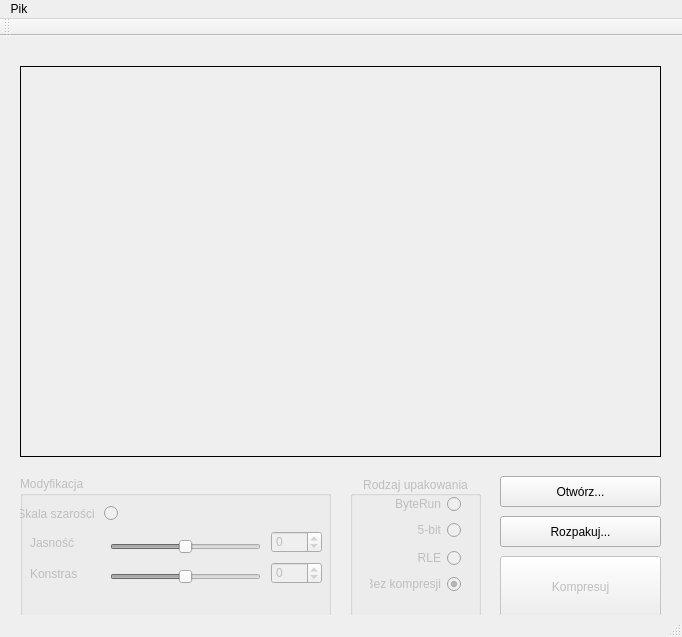
<?xml version="1.0" encoding="UTF-8"?>
<ui version="4.0">
 <class>MainWindow</class>
 <widget class="QMainWindow" name="MainWindow">
  <property name="windowModality">
   <enum>Qt::NonModal</enum>
  </property>
  <property name="geometry">
   <rect>
    <x>0</x>
    <y>0</y>
    <width>682</width>
    <height>637</height>
   </rect>
  </property>
  <property name="sizePolicy">
   <sizepolicy hsizetype="Preferred" vsizetype="Preferred">
    <horstretch>0</horstretch>
    <verstretch>0</verstretch>
   </sizepolicy>
  </property>
  <property name="minimumSize">
   <size>
    <width>682</width>
    <height>637</height>
   </size>
  </property>
  <property name="maximumSize">
   <size>
    <width>682</width>
    <height>637</height>
   </size>
  </property>
  <property name="windowTitle">
   <string>Szmik Compresser v1.0</string>
  </property>
  <widget class="QWidget" name="centralWidget">
   <widget class="QGroupBox" name="groupBox">
    <property name="enabled">
     <bool>false</bool>
    </property>
    <property name="geometry">
     <rect>
      <x>20</x>
      <y>440</y>
      <width>311</width>
      <height>141</height>
     </rect>
    </property>
    <property name="title">
     <string>Modyfikacja</string>
    </property>
    <widget class="QRadioButton" name="radioButton">
     <property name="geometry">
      <rect>
       <x>-52</x>
       <y>27</y>
       <width>150</width>
       <height>21</height>
      </rect>
     </property>
     <property name="layoutDirection">
      <enum>Qt::RightToLeft</enum>
     </property>
     <property name="text">
      <string>Skala szarości </string>
     </property>
    </widget>
    <widget class="QSlider" name="horizontalSlider">
     <property name="geometry">
      <rect>
       <x>90</x>
       <y>60</y>
       <width>151</width>
       <height>22</height>
      </rect>
     </property>
     <property name="minimum">
      <number>-255</number>
     </property>
     <property name="maximum">
      <number>255</number>
     </property>
     <property name="orientation">
      <enum>Qt::Horizontal</enum>
     </property>
    </widget>
    <widget class="QSlider" name="horizontalSlider_2">
     <property name="geometry">
      <rect>
       <x>90</x>
       <y>90</y>
       <width>151</width>
       <height>22</height>
      </rect>
     </property>
     <property name="minimum">
      <number>-255</number>
     </property>
     <property name="maximum">
      <number>255</number>
     </property>
     <property name="orientation">
      <enum>Qt::Horizontal</enum>
     </property>
    </widget>
    <widget class="QLabel" name="label">
     <property name="geometry">
      <rect>
       <x>10</x>
       <y>60</y>
       <width>47</width>
       <height>13</height>
      </rect>
     </property>
     <property name="text">
      <string>Jasność</string>
     </property>
    </widget>
    <widget class="QLabel" name="label_2">
     <property name="geometry">
      <rect>
       <x>10</x>
       <y>90</y>
       <width>47</width>
       <height>16</height>
      </rect>
     </property>
     <property name="text">
      <string>Konstras</string>
     </property>
    </widget>
    <widget class="QSpinBox" name="spinBox">
     <property name="geometry">
      <rect>
       <x>251</x>
       <y>55</y>
       <width>51</width>
       <height>22</height>
      </rect>
     </property>
     <property name="minimum">
      <number>-255</number>
     </property>
     <property name="maximum">
      <number>255</number>
     </property>
    </widget>
    <widget class="QSpinBox" name="spinBox_2">
     <property name="geometry">
      <rect>
       <x>251</x>
       <y>86</y>
       <width>51</width>
       <height>22</height>
      </rect>
     </property>
     <property name="minimum">
      <number>-255</number>
     </property>
     <property name="maximum">
      <number>255</number>
     </property>
    </widget>
    <widget class="QLineEdit" name="lineEdit">
     <property name="geometry">
      <rect>
       <x>1440</x>
       <y>-290</y>
       <width>113</width>
       <height>20</height>
      </rect>
     </property>
    </widget>
   </widget>
   <widget class="QGroupBox" name="groupBox_2">
    <property name="enabled">
     <bool>false</bool>
    </property>
    <property name="geometry">
     <rect>
      <x>350</x>
      <y>440</y>
      <width>131</width>
      <height>141</height>
     </rect>
    </property>
    <property name="title">
     <string>Rodzaj upakowania</string>
    </property>
    <property name="alignment">
     <set>Qt::AlignCenter</set>
    </property>
    <widget class="QRadioButton" name="radioButton_2">
     <property name="geometry">
      <rect>
       <x>30</x>
       <y>20</y>
       <width>81</width>
       <height>16</height>
      </rect>
     </property>
     <property name="layoutDirection">
      <enum>Qt::RightToLeft</enum>
     </property>
     <property name="text">
      <string>ByteRun</string>
     </property>
    </widget>
    <widget class="QRadioButton" name="radioButton_3">
     <property name="geometry">
      <rect>
       <x>30</x>
       <y>46</y>
       <width>81</width>
       <height>16</height>
      </rect>
     </property>
     <property name="layoutDirection">
      <enum>Qt::RightToLeft</enum>
     </property>
     <property name="text">
      <string>5-bit</string>
     </property>
    </widget>
    <widget class="QRadioButton" name="radioButton_4">
     <property name="geometry">
      <rect>
       <x>30</x>
       <y>74</y>
       <width>81</width>
       <height>16</height>
      </rect>
     </property>
     <property name="layoutDirection">
      <enum>Qt::RightToLeft</enum>
     </property>
     <property name="text">
      <string>RLE</string>
     </property>
    </widget>
    <widget class="QRadioButton" name="radioButton_5">
     <property name="geometry">
      <rect>
       <x>20</x>
       <y>100</y>
       <width>91</width>
       <height>16</height>
      </rect>
     </property>
     <property name="layoutDirection">
      <enum>Qt::RightToLeft</enum>
     </property>
     <property name="text">
      <string>Bez kompresji</string>
     </property>
     <property name="checkable">
      <bool>true</bool>
     </property>
     <property name="checked">
      <bool>true</bool>
     </property>
    </widget>
   </widget>
   <widget class="QPushButton" name="pushButton">
    <property name="geometry">
     <rect>
      <x>500</x>
      <y>440</y>
      <width>161</width>
      <height>31</height>
     </rect>
    </property>
    <property name="text">
     <string>Otwórz...</string>
    </property>
   </widget>
   <widget class="QPushButton" name="pushButton_2">
    <property name="enabled">
     <bool>false</bool>
    </property>
    <property name="geometry">
     <rect>
      <x>500</x>
      <y>520</y>
      <width>161</width>
      <height>61</height>
     </rect>
    </property>
    <property name="text">
     <string>Kompresuj</string>
    </property>
    <property name="checkable">
     <bool>false</bool>
    </property>
   </widget>
   <widget class="QLabel" name="label_3">
    <property name="geometry">
     <rect>
      <x>20</x>
      <y>30</y>
      <width>641</width>
      <height>391</height>
     </rect>
    </property>
    <property name="frameShape">
     <enum>QFrame::Box</enum>
    </property>
    <property name="text">
     <string/>
    </property>
    <property name="alignment">
     <set>Qt::AlignCenter</set>
    </property>
   </widget>
   <widget class="QPushButton" name="pushButton_3">
    <property name="geometry">
     <rect>
      <x>500</x>
      <y>480</y>
      <width>161</width>
      <height>31</height>
     </rect>
    </property>
    <property name="text">
     <string>Rozpakuj...</string>
    </property>
   </widget>
  </widget>
  <widget class="QMenuBar" name="menuBar">
   <property name="geometry">
    <rect>
     <x>0</x>
     <y>0</y>
     <width>682</width>
     <height>21</height>
    </rect>
   </property>
   <widget class="QMenu" name="menuPik">
    <property name="title">
     <string>Pik</string>
    </property>
    <addaction name="actionOtw_rz"/>
    <addaction name="actionRozpakuj"/>
    <addaction name="actionZako_cz"/>
   </widget>
   <addaction name="menuPik"/>
  </widget>
  <widget class="QToolBar" name="mainToolBar">
   <attribute name="toolBarArea">
    <enum>TopToolBarArea</enum>
   </attribute>
   <attribute name="toolBarBreak">
    <bool>false</bool>
   </attribute>
  </widget>
  <widget class="QStatusBar" name="statusBar"/>
  <action name="actionOtw_rz">
   <property name="text">
    <string>Otwórz...</string>
   </property>
  </action>
  <action name="actionRozpakuj">
   <property name="text">
    <string>Rozpakuj...</string>
   </property>
  </action>
  <action name="actionZako_cz">
   <property name="text">
    <string>Zakończ</string>
   </property>
  </action>
 </widget>
 <layoutdefault spacing="6" margin="11"/>
 <resources/>
 <connections>
  <connection>
   <sender>horizontalSlider</sender>
   <signal>sliderMoved(int)</signal>
   <receiver>spinBox</receiver>
   <slot>setValue(int)</slot>
   <hints>
    <hint type="sourcelabel">
     <x>194</x>
     <y>540</y>
    </hint>
    <hint type="destinationlabel">
     <x>297</x>
     <y>547</y>
    </hint>
   </hints>
  </connection>
  <connection>
   <sender>spinBox</sender>
   <signal>valueChanged(int)</signal>
   <receiver>horizontalSlider</receiver>
   <slot>setValue(int)</slot>
   <hints>
    <hint type="sourcelabel">
     <x>300</x>
     <y>534</y>
    </hint>
    <hint type="destinationlabel">
     <x>192</x>
     <y>537</y>
    </hint>
   </hints>
  </connection>
  <connection>
   <sender>horizontalSlider_2</sender>
   <signal>sliderMoved(int)</signal>
   <receiver>spinBox_2</receiver>
   <slot>setValue(int)</slot>
   <hints>
    <hint type="sourcelabel">
     <x>237</x>
     <y>580</y>
    </hint>
    <hint type="destinationlabel">
     <x>273</x>
     <y>576</y>
    </hint>
   </hints>
  </connection>
  <connection>
   <sender>spinBox_2</sender>
   <signal>valueChanged(int)</signal>
   <receiver>horizontalSlider_2</receiver>
   <slot>setValue(int)</slot>
   <hints>
    <hint type="sourcelabel">
     <x>297</x>
     <y>567</y>
    </hint>
    <hint type="destinationlabel">
     <x>204</x>
     <y>568</y>
    </hint>
   </hints>
  </connection>
 </connections>
</ui>
